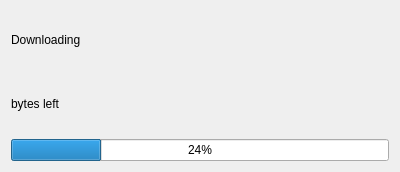
<?xml version="1.0" encoding="UTF-8"?>
<ui version="4.0">
 <class>DownloadDialog</class>
 <widget class="QDialog" name="DownloadDialog">
  <property name="geometry">
   <rect>
    <x>0</x>
    <y>0</y>
    <width>400</width>
    <height>172</height>
   </rect>
  </property>
  <property name="windowTitle">
   <string>Downloading...</string>
  </property>
  <layout class="QGridLayout" name="gridLayout">
   <item row="0" column="0">
    <widget class="QLabel" name="filedownloading">
     <property name="text">
      <string>Downloading</string>
     </property>
    </widget>
   </item>
   <item row="1" column="0">
    <widget class="QLabel" name="bytesleft">
     <property name="text">
      <string>bytes left</string>
     </property>
    </widget>
   </item>
   <item row="2" column="0">
    <widget class="QProgressBar" name="progressBar">
     <property name="value">
      <number>24</number>
     </property>
    </widget>
   </item>
  </layout>
 </widget>
 <resources/>
 <connections/>
</ui>
